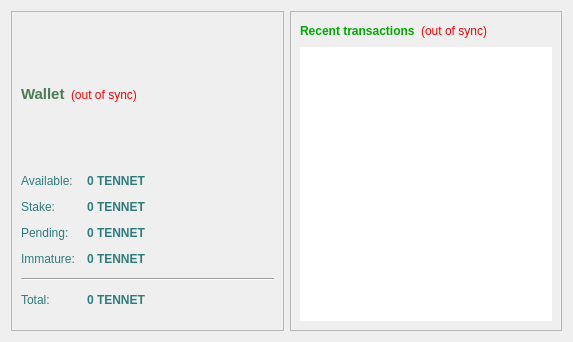
<?xml version="1.0" encoding="UTF-8"?>
<ui version="4.0">
 <class>OverviewPage</class>
 <widget class="QWidget" name="OverviewPage">
  <property name="geometry">
   <rect>
    <x>0</x>
    <y>0</y>
    <width>573</width>
    <height>342</height>
   </rect>
  </property>
  <property name="windowTitle">
   <string>Form</string>
  </property>
  <property name="styleSheet">
   <string notr="true">color: rgb(0, 0, 0);</string>
  </property>
  <layout class="QHBoxLayout" name="horizontalLayout" stretch="1,1">
   <item>
    <layout class="QVBoxLayout" name="verticalLayout_2">
     <item>
      <widget class="QFrame" name="frame">
       <property name="frameShape">
        <enum>QFrame::StyledPanel</enum>
       </property>
       <property name="frameShadow">
        <enum>QFrame::Raised</enum>
       </property>
       <layout class="QVBoxLayout" name="verticalLayout_4">
        <item>
         <layout class="QHBoxLayout" name="horizontalLayout_4">
          <item>
           <widget class="QLabel" name="label_5">
            <property name="font">
             <font>
              <pointsize>11</pointsize>
              <weight>75</weight>
              <bold>true</bold>
             </font>
            </property>
            <property name="text">
             <string>&lt;html&gt;&lt;head/&gt;&lt;body&gt;&lt;p&gt;&lt;span style=&quot; color:#4c7c54;&quot;&gt;Wallet&lt;/span&gt;&lt;/p&gt;&lt;/body&gt;&lt;/html&gt;</string>
            </property>
           </widget>
          </item>
          <item>
           <widget class="QLabel" name="labelWalletStatus">
            <property name="toolTip">
             <string>The displayed information may be out of date. Your wallet automatically synchronizes with the TenneT network after a connection is established, but this process has not completed yet.</string>
            </property>
            <property name="styleSheet">
             <string notr="true">QLabel { color: red; }</string>
            </property>
            <property name="text">
             <string notr="true">(out of sync)</string>
            </property>
            <property name="alignment">
             <set>Qt::AlignLeading|Qt::AlignLeft|Qt::AlignVCenter</set>
            </property>
           </widget>
          </item>
          <item>
           <spacer name="horizontalSpacer_2">
            <property name="orientation">
             <enum>Qt::Horizontal</enum>
            </property>
            <property name="sizeHint" stdset="0">
             <size>
              <width>40</width>
              <height>20</height>
             </size>
            </property>
           </spacer>
          </item>
         </layout>
        </item>
        <item>
         <layout class="QFormLayout" name="formLayout_2">
          <property name="fieldGrowthPolicy">
           <enum>QFormLayout::AllNonFixedFieldsGrow</enum>
          </property>
          <property name="horizontalSpacing">
           <number>12</number>
          </property>
          <property name="verticalSpacing">
           <number>12</number>
          </property>
          <item row="0" column="0">
           <widget class="QLabel" name="label">
            <property name="text">
             <string>&lt;html&gt;&lt;head/&gt;&lt;body&gt;&lt;p&gt;&lt;span style=&quot; color:#2e7d7d;&quot;&gt;Available:&lt;/span&gt;&lt;/p&gt;&lt;/body&gt;&lt;/html&gt;</string>
            </property>
           </widget>
          </item>
          <item row="0" column="1">
           <widget class="QLabel" name="labelBalance">
            <property name="font">
             <font>
              <weight>75</weight>
              <bold>true</bold>
             </font>
            </property>
            <property name="cursor">
             <cursorShape>IBeamCursor</cursorShape>
            </property>
            <property name="toolTip">
             <string>Your current spendable balance</string>
            </property>
            <property name="text">
             <string notr="true">&lt;html&gt;&lt;head/&gt;&lt;body&gt;&lt;p&gt;&lt;span style=&quot; color:#2e7d7d;&quot;&gt;0 TENNET&lt;/span&gt;&lt;/p&gt;&lt;/body&gt;&lt;/html&gt;</string>
            </property>
            <property name="textInteractionFlags">
             <set>Qt::LinksAccessibleByMouse|Qt::TextSelectableByKeyboard|Qt::TextSelectableByMouse</set>
            </property>
           </widget>
          </item>
          <item row="1" column="0">
           <widget class="QLabel" name="label_6">
            <property name="text">
             <string>&lt;html&gt;&lt;head/&gt;&lt;body&gt;&lt;p&gt;&lt;span style=&quot; color:#2e7d7d;&quot;&gt;Stake:&lt;/span&gt;&lt;/p&gt;&lt;/body&gt;&lt;/html&gt;</string>
            </property>
           </widget>
          </item>
          <item row="1" column="1">
           <widget class="QLabel" name="labelStake">
            <property name="font">
             <font>
              <weight>75</weight>
              <bold>true</bold>
             </font>
            </property>
            <property name="cursor">
             <cursorShape>IBeamCursor</cursorShape>
            </property>
            <property name="toolTip">
             <string>Total of coins that was staked, and do not yet count toward the current balance</string>
            </property>
            <property name="text">
             <string notr="true">&lt;html&gt;&lt;head/&gt;&lt;body&gt;&lt;p&gt;&lt;span style=&quot; color:#2e7d7d;&quot;&gt;0 TENNET&lt;/span&gt;&lt;/p&gt;&lt;/body&gt;&lt;/html&gt;</string>
            </property>
            <property name="textInteractionFlags">
             <set>Qt::LinksAccessibleByMouse|Qt::TextSelectableByKeyboard|Qt::TextSelectableByMouse</set>
            </property>
           </widget>
          </item>
          <item row="2" column="0">
           <widget class="QLabel" name="label_3">
            <property name="text">
             <string>&lt;html&gt;&lt;head/&gt;&lt;body&gt;&lt;p&gt;&lt;span style=&quot; color:#2e7d7d;&quot;&gt;Pending:&lt;/span&gt;&lt;/p&gt;&lt;/body&gt;&lt;/html&gt;</string>
            </property>
           </widget>
          </item>
          <item row="2" column="1">
           <widget class="QLabel" name="labelUnconfirmed">
            <property name="font">
             <font>
              <weight>75</weight>
              <bold>true</bold>
             </font>
            </property>
            <property name="cursor">
             <cursorShape>IBeamCursor</cursorShape>
            </property>
            <property name="toolTip">
             <string>Total of transactions that have yet to be confirmed, and do not yet count toward the current balance</string>
            </property>
            <property name="text">
             <string notr="true">&lt;html&gt;&lt;head/&gt;&lt;body&gt;&lt;p&gt;&lt;span style=&quot; color:#2e7d7d;&quot;&gt;0 TENNET&lt;/span&gt;&lt;/p&gt;&lt;/body&gt;&lt;/html&gt;</string>
            </property>
            <property name="textInteractionFlags">
             <set>Qt::LinksAccessibleByMouse|Qt::TextSelectableByKeyboard|Qt::TextSelectableByMouse</set>
            </property>
           </widget>
          </item>
          <item row="3" column="0">
           <widget class="QLabel" name="labelImmatureText">
            <property name="text">
             <string>&lt;html&gt;&lt;head/&gt;&lt;body&gt;&lt;p&gt;&lt;span style=&quot; color:#2e7d7d;&quot;&gt;Immature:&lt;/span&gt;&lt;/p&gt;&lt;/body&gt;&lt;/html&gt;</string>
            </property>
           </widget>
          </item>
          <item row="3" column="1">
           <widget class="QLabel" name="labelImmature">
            <property name="font">
             <font>
              <weight>75</weight>
              <bold>true</bold>
             </font>
            </property>
            <property name="toolTip">
             <string>Mined balance that has not yet matured</string>
            </property>
            <property name="text">
             <string notr="true">&lt;html&gt;&lt;head/&gt;&lt;body&gt;&lt;p&gt;&lt;span style=&quot; color:#2e7d7d;&quot;&gt;0 TENNET&lt;/span&gt;&lt;/p&gt;&lt;/body&gt;&lt;/html&gt;</string>
            </property>
            <property name="textInteractionFlags">
             <set>Qt::LinksAccessibleByMouse|Qt::TextSelectableByKeyboard|Qt::TextSelectableByMouse</set>
            </property>
           </widget>
          </item>
          <item row="4" column="0" colspan="2">
           <widget class="Line" name="line">
            <property name="orientation">
             <enum>Qt::Horizontal</enum>
            </property>
           </widget>
          </item>
          <item row="5" column="0">
           <widget class="QLabel" name="labelTotalText">
            <property name="text">
             <string>&lt;html&gt;&lt;head/&gt;&lt;body&gt;&lt;p&gt;&lt;span style=&quot; color:#2e7d7d;&quot;&gt;Total:&lt;/span&gt;&lt;/p&gt;&lt;/body&gt;&lt;/html&gt;</string>
            </property>
           </widget>
          </item>
          <item row="5" column="1">
           <widget class="QLabel" name="labelTotal">
            <property name="font">
             <font>
              <weight>75</weight>
              <bold>true</bold>
             </font>
            </property>
            <property name="cursor">
             <cursorShape>IBeamCursor</cursorShape>
            </property>
            <property name="toolTip">
             <string>Your current total balance</string>
            </property>
            <property name="text">
             <string notr="true">&lt;html&gt;&lt;head/&gt;&lt;body&gt;&lt;p&gt;&lt;span style=&quot; color:#2e7d7d;&quot;&gt;0 TENNET&lt;/span&gt;&lt;/p&gt;&lt;/body&gt;&lt;/html&gt;</string>
            </property>
            <property name="textInteractionFlags">
             <set>Qt::LinksAccessibleByMouse|Qt::TextSelectableByKeyboard|Qt::TextSelectableByMouse</set>
            </property>
           </widget>
          </item>
         </layout>
        </item>
       </layout>
      </widget>
     </item>
    </layout>
   </item>
   <item>
    <layout class="QVBoxLayout" name="verticalLayout_3">
     <item>
      <widget class="QFrame" name="frame_2">
       <property name="frameShape">
        <enum>QFrame::StyledPanel</enum>
       </property>
       <property name="frameShadow">
        <enum>QFrame::Raised</enum>
       </property>
       <layout class="QVBoxLayout" name="verticalLayout">
        <item>
         <layout class="QHBoxLayout" name="horizontalLayout_2">
          <item>
           <widget class="QLabel" name="label_4">
            <property name="styleSheet">
             <string notr="true">color: rgb(0, 170, 0);</string>
            </property>
            <property name="text">
             <string>&lt;b&gt;Recent transactions&lt;/b&gt;</string>
            </property>
           </widget>
          </item>
          <item>
           <widget class="QLabel" name="labelTransactionsStatus">
            <property name="toolTip">
             <string>The displayed information may be out of date. Your wallet automatically synchronizes with the TenneT network after a connection is established, but this process has not completed yet.</string>
            </property>
            <property name="styleSheet">
             <string notr="true">QLabel { color: red; }</string>
            </property>
            <property name="text">
             <string notr="true">(out of sync)</string>
            </property>
            <property name="alignment">
             <set>Qt::AlignRight|Qt::AlignTrailing|Qt::AlignVCenter</set>
            </property>
           </widget>
          </item>
          <item>
           <spacer name="horizontalSpacer">
            <property name="orientation">
             <enum>Qt::Horizontal</enum>
            </property>
            <property name="sizeHint" stdset="0">
             <size>
              <width>40</width>
              <height>20</height>
             </size>
            </property>
           </spacer>
          </item>
         </layout>
        </item>
        <item>
         <widget class="QListView" name="listTransactions">
          <property name="styleSheet">
           <string notr="true">QListView { background: transparent; }
color: rgb(46, 125, 125);</string>
          </property>
          <property name="frameShape">
           <enum>QFrame::NoFrame</enum>
          </property>
          <property name="verticalScrollBarPolicy">
           <enum>Qt::ScrollBarAlwaysOff</enum>
          </property>
          <property name="horizontalScrollBarPolicy">
           <enum>Qt::ScrollBarAlwaysOff</enum>
          </property>
          <property name="selectionMode">
           <enum>QAbstractItemView::NoSelection</enum>
          </property>
         </widget>
        </item>
       </layout>
      </widget>
     </item>
    </layout>
   </item>
  </layout>
 </widget>
 <resources/>
 <connections/>
</ui>
